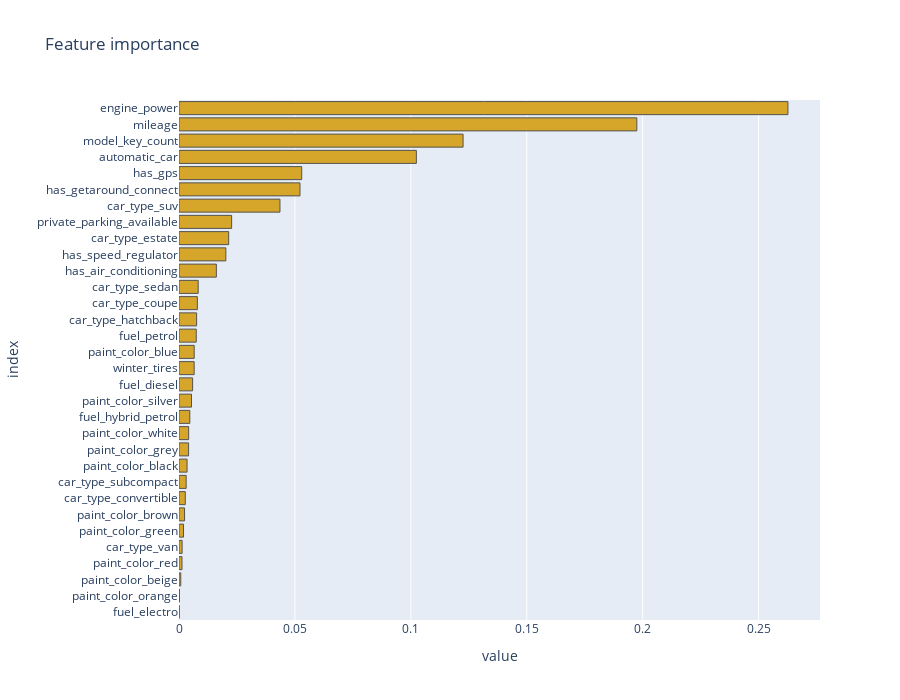

Notebook code for this chart:
### Markdown cell above
#### Feature importance ####

### Code cell
def get_feature_names_from_column_transformer(ct):
    output_features = []

    for name, transformer, columns in ct.transformers_:
        if transformer == 'drop':
            continue
        elif transformer == 'passthrough':
            output_features.extend(columns)
        else:
            # If the transformer is itself a pipeline
            if hasattr(transformer, 'named_steps'):
                last_step = transformer.named_steps[list(transformer.named_steps)[-1]]
                if hasattr(last_step, 'get_feature_names_out'):
                    names = last_step.get_feature_names_out(columns)
                    output_features.extend(names)
                else:
                    output_features.extend(columns)
            elif hasattr(transformer, 'get_feature_names_out'):
                names = transformer.get_feature_names_out(columns)
                output_features.extend(names)
            else:
                output_features.extend(columns)
    
    return output_features

best_pipeline = gridsearch.best_estimator_
print(type(best_pipeline))
fitted_preprocessor = best_pipeline.named_steps['preprocessing']
fitted_model = best_pipeline.named_steps['model']

column_transformer = fitted_preprocessor.named_steps['column_transformer']

feature_names = get_feature_names_from_column_transformer(column_transformer)

importances = fitted_model.feature_importances_

# Check that lengths match
assert len(feature_names) == len(importances), "Mismatch between features and importances"

feature_importance_dtf = pd.DataFrame(index = feature_names, data = importances, columns=["feature_importances"])
feature_importance_dtf = feature_importance_dtf.sort_values(by = 'feature_importances')

# Plot coefficients
fig = px.bar(feature_importance_dtf, orientation = 'h', title='Feature importance')
fig.update_layout(showlegend = False, 
                  margin = {'l': 120} # to avoid cropping of column names
                  ,height=700
                 )
fig.update_traces(marker=dict(color=chart_default_fillcolor, line=dict(color=chart_default_marker_color, width=1)))

fig.show()

### Figure 1 — Plotly figure (JSON) as saved in the notebook; plotly's stock layout.template omitted (floating-point values rounded to 4 significant figures)
{"data": [{"alignmentgroup": "True", "hovertemplate": "variable=feature_importances<br>value=%{x}<br>index=%{y}<extra></extra>", "legendgroup": "feature_importances", "marker": {"color": "#d6a62b", "line": {"color": "#545350", "width": 1}, "pattern": {"shape": ""}}, "name": "feature_importances", "offsetgroup": "feature_importances", "orientation": "h", "showlegend": true, "textposition": "auto", "type": "bar", "x": [9.12e-05, 0.0001613, 0.0007602, 0.001292, 0.001345, 0.001953, 0.002391, 0.002712, 0.003094, 0.003482, 0.004128, 0.004161, 0.004656, 0.005396, 0.005874, 0.006543, 0.006559, 0.007441, 0.007594, 0.007923, 0.008277, 0.01612, 0.02021, 0.02143, 0.02271, 0.04355, 0.05218, 0.05293, 0.1024, 0.1225, 0.1975, 0.2627], "xaxis": "x", "y": ["fuel_electro", "paint_color_orange", "paint_color_beige", "paint_color_red", "car_type_van", "paint_color_green", "paint_color_brown", "car_type_convertible", "car_type_subcompact", "paint_color_black", "paint_color_grey", "paint_color_white", "fuel_hybrid_petrol", "paint_color_silver", "fuel_diesel", "winter_tires", "paint_color_blue", "fuel_petrol", "car_type_hatchback", "car_type_coupe", "car_type_sedan", "has_air_conditioning", "has_speed_regulator", "car_type_estate", "private_parking_available", "car_type_suv", "has_getaround_connect", "has_gps", "automatic_car", "model_key_count", "mileage", "engine_power"], "yaxis": "y"}], "layout": {"barmode": "relative", "height": 700, "legend": {"title": {"text": "variable"}, "tracegroupgap": 0}, "margin": {"l": 120}, "showlegend": false, "title": {"text": "Feature importance"}, "xaxis": {"anchor": "y", "domain": [0, 1], "title": {"text": "value"}}, "yaxis": {"anchor": "x", "domain": [0, 1], "title": {"text": "index"}}}}
